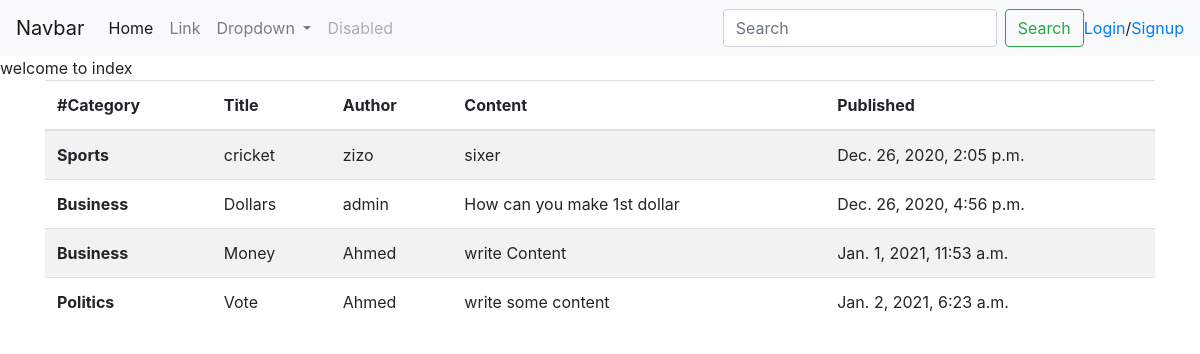
The page / on the database its author committed.
### blog/models.py (models this page shows, shortened)
class Blog(models.Model):
    category = (
        ('Sports', 'Sports'),
        ('Business', 'Business'),
        ('Computer', 'Computer'),
        ('Entertainment', 'Entertainment'),
        ('Games', 'Games'),
        ('Family', 'Family'),
        ('Travel', 'Travel'),
        ('Fashion', 'Fashion'),
        ('Politics', 'Politics'),
        ('Pets', 'Pets'),
    )
    category = models.CharField(max_length=13, blank=True,null=True, choices= category)
    title = models.CharField(max_length=100)
    content = models.CharField(max_length=1000, null=True,blank=True)
    created = models.DateTimeField(auto_now_add=True)
    user = models.ForeignKey(User, on_delete=models.CASCADE)

### blog/views.py (the view)
# urls.py: path('', index, name='index'),
def index(request):
    blogs = Blog.objects.all()
    context= {'blogs':blogs}
    return render(request, 'index.html',context)

### templates/index.html (shortened to what this page needs)
{% load static %}
<!DOCTYPE html>
<html lang="en">
<head>
<link rel="stylesheet" href="https://maxcdn.bootstrapcdn.com/bootstrap/4.0.0/css/bootstrap.min.css">
</head>
<body>
    <nav class="navbar navbar-expand-lg navbar-light bg-light">
  <a class="navbar-brand" href="#">Navbar</a>
  <div class="collapse navbar-collapse" id="navbarSupportedContent">
    <ul class="navbar-nav mr-auto">
      <li class="nav-item active">
        <a class="nav-link" href="#">Home <span class="sr-only">(current)</span></a>
      </li>
      <li class="nav-item">
        <a class="nav-link" href="#">Link</a>
      </li>
      <li class="nav-item dropdown">
        <a class="nav-link dropdown-toggle" href="#" id="navbarDropdown" role="button" data-toggle="dropdown" aria-haspopup="true" aria-expanded="false">
          Dropdown
        </a>
      </li>
      <li class="nav-item">
        <a class="nav-link disabled" href="#">Disabled</a>
      </li>
    </ul>
    <form class="form-inline my-2 my-lg-0">
      <input class="form-control mr-sm-2" type="search" placeholder="Search" aria-label="Search">
      <button class="btn btn-outline-success my-2 my-sm-0" type="submit">Search</button>
    </form>
       <a class="" href="{% url 'login' %}">Login</a>/
          <a class="" href="{% url 'signup' %}">Signup</a>
  </div>
</nav>
welcome to index
<div class="container">
<table class="table table-striped">
  <thead>
    <tr>
      <th scope="col">#Category </th>
      <th scope="col">Title</th>
      <th scope="col">Author</th>
      <th scope="col">Content</th>
      <th scope="col">Published</th>
    </tr>
  </thead>
  <tbody>
    {% for blogs in blogs %}
    <tr>
      <th scope="row">{{ blogs.category }}</th>
      <td>{{ blogs.title }}</td>
      <td>{{ blogs.user}}</td>
      <td>{{ blogs.content }}</td>
      <td>{{ blogs.created }}</td>
    </tr>
   {% endfor %}
  </tbody>
</table>
</div>
</body>
</html>

### rows shown on the page
Blog: category "Sports", title "cricket", user "zizo", content "sixer", created "Dec. 26, 2020, 2:05 p.m."
Blog: category "Business", title "Dollars", user "admin", content "How can you make 1st dollar", created "Dec. 26, 2020, 4:56 p.m."
Blog: category "Business", title "Money", user "Ahmed", content "write Content", created "Jan. 1, 2021, 11:53 a.m."
Blog: category "Politics", title "Vote", user "Ahmed", content "write some content", created "Jan. 2, 2021, 6:23 a.m."
